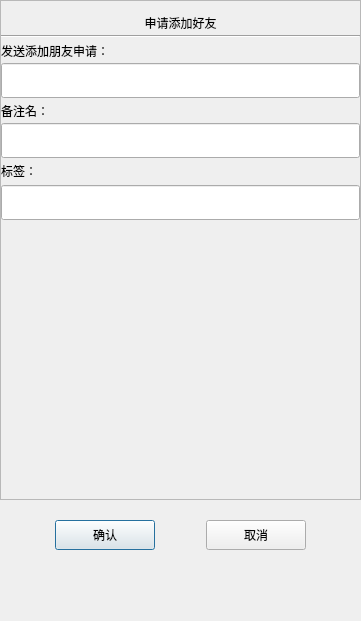
<?xml version="1.0" encoding="UTF-8"?>
<ui version="4.0">
 <class>ApplyFriend</class>
 <widget class="QDialog" name="ApplyFriend">
  <property name="geometry">
   <rect>
    <x>0</x>
    <y>0</y>
    <width>361</width>
    <height>621</height>
   </rect>
  </property>
  <property name="minimumSize">
   <size>
    <width>361</width>
    <height>621</height>
   </size>
  </property>
  <property name="maximumSize">
   <size>
    <width>361</width>
    <height>621</height>
   </size>
  </property>
  <property name="windowTitle">
   <string>Dialog</string>
  </property>
  <layout class="QVBoxLayout" name="verticalLayout">
   <property name="spacing">
    <number>0</number>
   </property>
   <property name="leftMargin">
    <number>0</number>
   </property>
   <property name="topMargin">
    <number>0</number>
   </property>
   <property name="rightMargin">
    <number>0</number>
   </property>
   <property name="bottomMargin">
    <number>0</number>
   </property>
   <item>
    <widget class="QScrollArea" name="scrollArea">
     <property name="minimumSize">
      <size>
       <width>0</width>
       <height>500</height>
      </size>
     </property>
     <property name="widgetResizable">
      <bool>true</bool>
     </property>
     <widget class="QWidget" name="scrollAreaWidgetContents">
      <property name="geometry">
       <rect>
        <x>0</x>
        <y>0</y>
        <width>359</width>
        <height>498</height>
       </rect>
      </property>
      <layout class="QVBoxLayout" name="verticalLayout_2">
       <property name="spacing">
        <number>0</number>
       </property>
       <property name="leftMargin">
        <number>0</number>
       </property>
       <property name="rightMargin">
        <number>0</number>
       </property>
       <item>
        <widget class="QLabel" name="label_apply">
         <property name="minimumSize">
          <size>
           <width>0</width>
           <height>25</height>
          </size>
         </property>
         <property name="maximumSize">
          <size>
           <width>16777215</width>
           <height>25</height>
          </size>
         </property>
         <property name="text">
          <string>申请添加好友</string>
         </property>
         <property name="alignment">
          <set>Qt::AlignCenter</set>
         </property>
        </widget>
       </item>
       <item>
        <widget class="QWidget" name="widget_apply" native="true">
         <layout class="QVBoxLayout" name="verticalLayout_3">
          <property name="spacing">
           <number>0</number>
          </property>
          <property name="leftMargin">
           <number>0</number>
          </property>
          <property name="topMargin">
           <number>0</number>
          </property>
          <property name="rightMargin">
           <number>0</number>
          </property>
          <property name="bottomMargin">
           <number>0</number>
          </property>
          <item>
           <widget class="Line" name="line_2">
            <property name="orientation">
             <enum>Qt::Horizontal</enum>
            </property>
           </widget>
          </item>
          <item>
           <widget class="QLabel" name="label">
            <property name="minimumSize">
             <size>
              <width>0</width>
              <height>25</height>
             </size>
            </property>
            <property name="maximumSize">
             <size>
              <width>16777215</width>
              <height>25</height>
             </size>
            </property>
            <property name="text">
             <string>发送添加朋友申请：</string>
            </property>
           </widget>
          </item>
          <item>
           <widget class="CustomizeEdit" name="lineEdit_apply_name">
            <property name="minimumSize">
             <size>
              <width>0</width>
              <height>35</height>
             </size>
            </property>
            <property name="maximumSize">
             <size>
              <width>16777215</width>
              <height>35</height>
             </size>
            </property>
           </widget>
          </item>
          <item>
           <widget class="QLabel" name="label_2">
            <property name="minimumSize">
             <size>
              <width>0</width>
              <height>25</height>
             </size>
            </property>
            <property name="maximumSize">
             <size>
              <width>16777215</width>
              <height>25</height>
             </size>
            </property>
            <property name="text">
             <string>备注名：</string>
            </property>
           </widget>
          </item>
          <item>
           <widget class="CustomizeEdit" name="lineEdit_notes">
            <property name="minimumSize">
             <size>
              <width>0</width>
              <height>35</height>
             </size>
            </property>
            <property name="maximumSize">
             <size>
              <width>16777215</width>
              <height>35</height>
             </size>
            </property>
           </widget>
          </item>
          <item>
           <widget class="QLabel" name="label_3">
            <property name="minimumSize">
             <size>
              <width>0</width>
              <height>25</height>
             </size>
            </property>
            <property name="maximumSize">
             <size>
              <width>16777215</width>
              <height>25</height>
             </size>
            </property>
            <property name="text">
             <string>标签：</string>
            </property>
           </widget>
          </item>
          <item>
           <widget class="QWidget" name="widget_group" native="true">
            <property name="minimumSize">
             <size>
              <width>0</width>
              <height>50</height>
             </size>
            </property>
            <property name="maximumSize">
             <size>
              <width>16777215</width>
              <height>80</height>
             </size>
            </property>
            <layout class="QVBoxLayout" name="verticalLayout_4">
             <property name="spacing">
              <number>0</number>
             </property>
             <property name="leftMargin">
              <number>0</number>
             </property>
             <property name="topMargin">
              <number>0</number>
             </property>
             <property name="rightMargin">
              <number>0</number>
             </property>
             <property name="bottomMargin">
              <number>0</number>
             </property>
             <item>
              <widget class="QWidget" name="widget_grid" native="true">
               <property name="minimumSize">
                <size>
                 <width>0</width>
                 <height>40</height>
                </size>
               </property>
               <property name="maximumSize">
                <size>
                 <width>16777215</width>
                 <height>40</height>
                </size>
               </property>
               <layout class="QHBoxLayout" name="horizontalLayout_3">
                <property name="spacing">
                 <number>0</number>
                </property>
                <property name="leftMargin">
                 <number>0</number>
                </property>
                <property name="topMargin">
                 <number>0</number>
                </property>
                <property name="rightMargin">
                 <number>0</number>
                </property>
                <property name="bottomMargin">
                 <number>0</number>
                </property>
                <item>
                 <widget class="CustomizeEdit" name="lineEdit_label">
                  <property name="minimumSize">
                   <size>
                    <width>0</width>
                    <height>35</height>
                   </size>
                  </property>
                  <property name="maximumSize">
                   <size>
                    <width>16777215</width>
                    <height>35</height>
                   </size>
                  </property>
                  <property name="text">
                   <string/>
                  </property>
                 </widget>
                </item>
               </layout>
              </widget>
             </item>
             <item>
              <widget class="QWidget" name="widget_input" native="true">
               <property name="minimumSize">
                <size>
                 <width>0</width>
                 <height>35</height>
                </size>
               </property>
               <property name="maximumSize">
                <size>
                 <width>16777215</width>
                 <height>35</height>
                </size>
               </property>
               <layout class="QVBoxLayout" name="verticalLayout_5">
                <property name="spacing">
                 <number>0</number>
                </property>
                <property name="leftMargin">
                 <number>0</number>
                </property>
                <property name="topMargin">
                 <number>0</number>
                </property>
                <property name="rightMargin">
                 <number>0</number>
                </property>
                <property name="bottomMargin">
                 <number>0</number>
                </property>
                <item>
                 <widget class="ClickedOnceLabel" name="label_tip">
                  <property name="minimumSize">
                   <size>
                    <width>0</width>
                    <height>35</height>
                   </size>
                  </property>
                  <property name="maximumSize">
                   <size>
                    <width>16777215</width>
                    <height>35</height>
                   </size>
                  </property>
                  <property name="text">
                   <string/>
                  </property>
                 </widget>
                </item>
               </layout>
              </widget>
             </item>
            </layout>
           </widget>
          </item>
         </layout>
        </widget>
       </item>
       <item>
        <widget class="QWidget" name="widget" native="true">
         <property name="minimumSize">
          <size>
           <width>0</width>
           <height>60</height>
          </size>
         </property>
         <layout class="QHBoxLayout" name="horizontalLayout_2">
          <property name="leftMargin">
           <number>0</number>
          </property>
          <property name="topMargin">
           <number>0</number>
          </property>
          <property name="rightMargin">
           <number>0</number>
          </property>
          <property name="bottomMargin">
           <number>0</number>
          </property>
          <item>
           <widget class="QWidget" name="widget_label_list" native="true">
            <property name="minimumSize">
             <size>
              <width>287</width>
              <height>50</height>
             </size>
            </property>
            <property name="maximumSize">
             <size>
              <width>287</width>
              <height>16777215</height>
             </size>
            </property>
           </widget>
          </item>
          <item>
           <widget class="QWidget" name="widget_more_label" native="true">
            <property name="minimumSize">
             <size>
              <width>30</width>
              <height>0</height>
             </size>
            </property>
            <property name="maximumSize">
             <size>
              <width>30</width>
              <height>16777215</height>
             </size>
            </property>
            <layout class="QVBoxLayout" name="verticalLayout_6">
             <property name="leftMargin">
              <number>0</number>
             </property>
             <property name="topMargin">
              <number>0</number>
             </property>
             <property name="rightMargin">
              <number>0</number>
             </property>
             <property name="bottomMargin">
              <number>0</number>
             </property>
             <item>
              <spacer name="verticalSpacer_3">
               <property name="orientation">
                <enum>Qt::Vertical</enum>
               </property>
               <property name="sizeHint" stdset="0">
                <size>
                 <width>20</width>
                 <height>40</height>
                </size>
               </property>
              </spacer>
             </item>
             <item>
              <widget class="ClickedOnceLabel" name="label_more">
               <property name="minimumSize">
                <size>
                 <width>25</width>
                 <height>25</height>
                </size>
               </property>
               <property name="maximumSize">
                <size>
                 <width>25</width>
                 <height>25</height>
                </size>
               </property>
               <property name="text">
                <string/>
               </property>
              </widget>
             </item>
             <item>
              <spacer name="verticalSpacer_4">
               <property name="orientation">
                <enum>Qt::Vertical</enum>
               </property>
               <property name="sizeHint" stdset="0">
                <size>
                 <width>20</width>
                 <height>40</height>
                </size>
               </property>
              </spacer>
             </item>
            </layout>
           </widget>
          </item>
         </layout>
        </widget>
       </item>
      </layout>
     </widget>
    </widget>
   </item>
   <item>
    <spacer name="verticalSpacer">
     <property name="orientation">
      <enum>Qt::Vertical</enum>
     </property>
     <property name="sizeType">
      <enum>QSizePolicy::Fixed</enum>
     </property>
     <property name="sizeHint" stdset="0">
      <size>
       <width>20</width>
       <height>10</height>
      </size>
     </property>
    </spacer>
   </item>
   <item>
    <widget class="QWidget" name="widget_apply_sure" native="true">
     <property name="minimumSize">
      <size>
       <width>0</width>
       <height>50</height>
      </size>
     </property>
     <layout class="QHBoxLayout" name="horizontalLayout">
      <item>
       <spacer name="horizontalSpacer">
        <property name="orientation">
         <enum>Qt::Horizontal</enum>
        </property>
        <property name="sizeHint" stdset="0">
         <size>
          <width>40</width>
          <height>20</height>
         </size>
        </property>
       </spacer>
      </item>
      <item>
       <widget class="ClickedBtn" name="pushButton_sure">
        <property name="minimumSize">
         <size>
          <width>100</width>
          <height>30</height>
         </size>
        </property>
        <property name="text">
         <string>确认</string>
        </property>
       </widget>
      </item>
      <item>
       <spacer name="horizontalSpacer_2">
        <property name="orientation">
         <enum>Qt::Horizontal</enum>
        </property>
        <property name="sizeHint" stdset="0">
         <size>
          <width>40</width>
          <height>20</height>
         </size>
        </property>
       </spacer>
      </item>
      <item>
       <widget class="ClickedBtn" name="pushButton_cancel">
        <property name="minimumSize">
         <size>
          <width>100</width>
          <height>30</height>
         </size>
        </property>
        <property name="text">
         <string>取消</string>
        </property>
       </widget>
      </item>
      <item>
       <spacer name="horizontalSpacer_3">
        <property name="orientation">
         <enum>Qt::Horizontal</enum>
        </property>
        <property name="sizeHint" stdset="0">
         <size>
          <width>40</width>
          <height>20</height>
         </size>
        </property>
       </spacer>
      </item>
     </layout>
    </widget>
   </item>
   <item>
    <spacer name="verticalSpacer_2">
     <property name="orientation">
      <enum>Qt::Vertical</enum>
     </property>
     <property name="sizeHint" stdset="0">
      <size>
       <width>20</width>
       <height>40</height>
      </size>
     </property>
    </spacer>
   </item>
  </layout>
 </widget>
 <customwidgets>
  <customwidget>
   <class>ClickedBtn</class>
   <extends>QPushButton</extends>
   <header>clickedbtn.h</header>
  </customwidget>
  <customwidget>
   <class>CustomizeEdit</class>
   <extends>QLineEdit</extends>
   <header>customizeedit.h</header>
  </customwidget>
  <customwidget>
   <class>ClickedOnceLabel</class>
   <extends>QLabel</extends>
   <header>clickedoncelabel.h</header>
  </customwidget>
 </customwidgets>
 <resources/>
 <connections/>
</ui>
